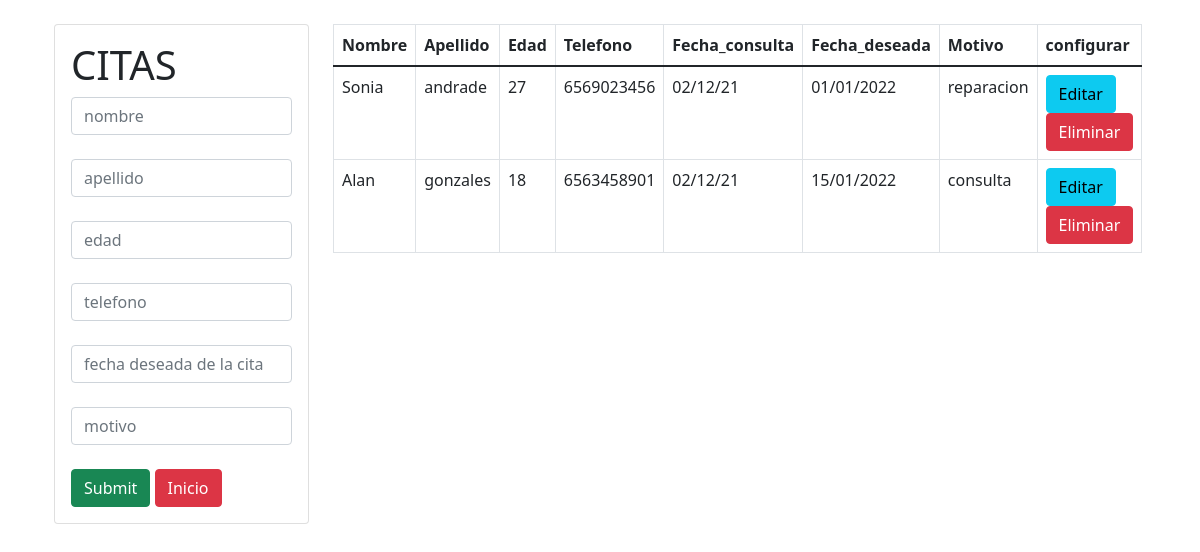
The page /crud_citas/citas.php on the database its author committed.
### tables this page shows
CREATE TABLE `citas` (
  `nombre` text NOT NULL,
  `apellido` text NOT NULL,
  `edad` int(2) NOT NULL,
  `telefono` varchar(12) NOT NULL,
  `fecha_con` varchar(10) NOT NULL,
  `fecha_cita` varchar(10) NOT NULL,
  `motivo` text NOT NULL,
  `id` int(15) NOT NULL
);

### crud_citas/citas.php (the view, shortened to what this page needs)
<?php include("bd.php") ?>
<!DOCTYPE html>
<html lang="en">
<head>
    <link href="https://cdn.jsdelivr.net/npm/bootstrap@5.1.3/dist/css/bootstrap.min.css" rel="stylesheet"
>
</head>
<body>
    <div class="container p-4">
        <div class="row">
            <div class="col-md-3">
                <div class="card card-body">
                <form action="insertar.php" method="POST">
                        <h1>CITAS</h1>
                        <div class="form-group">
                        <input type="text" name="name" class="form-control" placeholder="nombre" autofocus>
                        <br>
                        <input type="text" name="lastname" class="form-control" placeholder="apellido" autofocus>
                        <br>
		                <input type="text" name="edad" class="form-control" placeholder="edad" autofocus>
                        <br>
		                <input type="text" name="cel" class="form-control" placeholder="telefono" autofocus>
                        <br>
                        <input type="text" name="fechaCit" class="form-control" placeholder="fecha deseada de la cita" autofocus>
                        <br>
                        <input type="text" name="motivo" class="form-control" placeholder="motivo" autofocus>
                        </div><br>
                        <input type="submit" class="btn btn-success btn-block" name="citas">
                        <a href="/proyecto_zuñiga_TallerElectrico/index.php"
                        class="btn btn-danger btn-block">Inicio</a>
                    </form>
                </div>
            </div>
            <div class="col-md-8">
                <table class="table table-bordered">
                    <thead>
                        <tr>
                            <th>Nombre</th>
                            <th>Apellido</th>
                            <th>Edad</th>
                            <th>Telefono</th>
                            <th>Fecha_consulta</th>
                            <th>Fecha_deseada</th>
                            <th>Motivo</th>
                            <th>configurar</th>
                    </thead>
                    <tbody>
                        <?php
                        $query = "SELECT * FROM citas" ;
                        $result = mysqli_query($conex, $query,);
                        while ($row = mysqli_fetch_array($result)) { ?>
                        <tr>
                            <td><?php echo $row['nombre']; ?></td>
                            <td><?php echo $row['apellido']; ?></td>
                            <td><?php echo $row['edad']; ?></td>
                            <td><?php echo $row['telefono']; ?></td>
                            <td><?php echo $row['fecha_con']; ?></td>
                            <td><?php echo $row['fecha_cita']; ?></td>
                            <td><?php echo $row['motivo']; ?></td>
                            <td>
                            <a href="edit.php?id=<?php echo $row['id'] ?>" class="btn btn-info">
                            Editar</a>
                            <a href="delete.php?id=<?php echo $row['id'] ?>" class="btn btn-danger">
                            Eliminar</a>
                            </td>
                        </tr>
                        <?php } ?>
                    </tbody>
                </table>
            </div>
        </div>
    </div>
</body>
</html>

### rows shown on the page
citas: nombre "Sonia", apellido "andrade", edad "27", telefono "6569023456", fecha_con "02/12/21", fecha_cita "01/01/2022", motivo "reparacion"
citas: nombre "Alan", apellido "gonzales", edad "18", telefono "6563458901", fecha_con "02/12/21", fecha_cita "15/01/2022", motivo "consulta"
